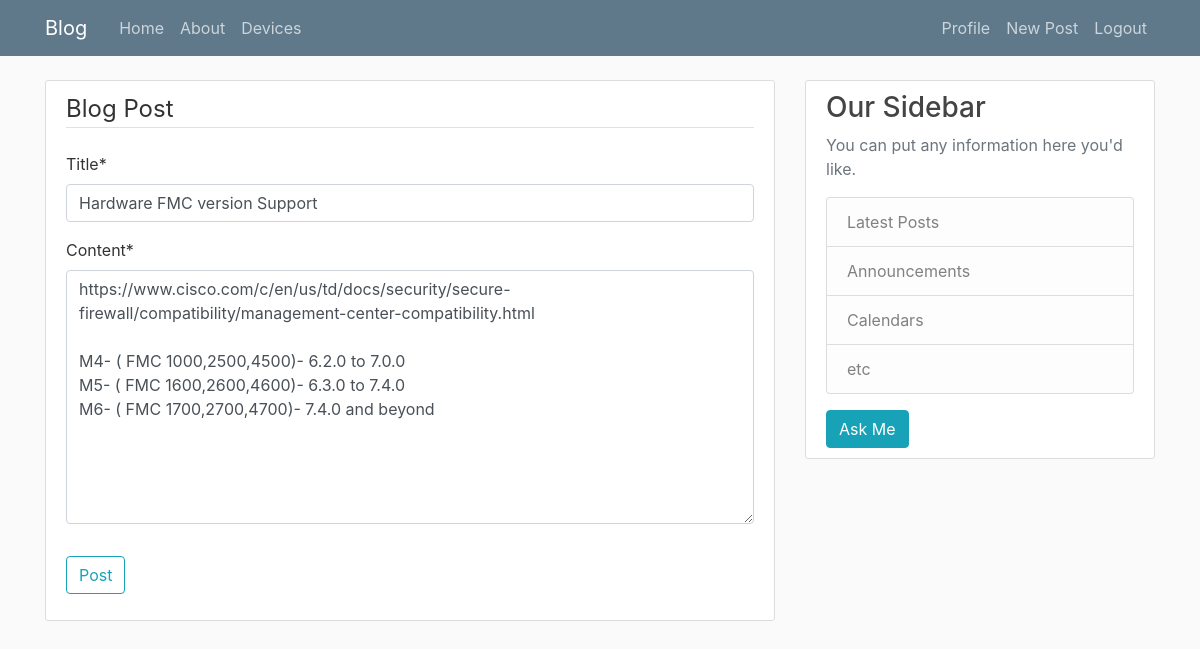
Screenshot of /post/15/update/ (signed in) with the database file from the repository.
### blog/models.py (models this page shows, shortened)
class Post(models.Model):
	title = models.CharField(max_length=100)
	content = models.TextField()
	date_posted = models.DateTimeField(default=timezone.now)
	author = models.ForeignKey(User, on_delete=models.CASCADE)

### blog/views.py (the view, shortened to what this page needs)
# urls.py: path('post/<int:pk>/update/', PostUpdateView.as_view(), name='post-update'),
class PostUpdateView(LoginRequiredMixin, UpdateView):
    model = Post
    fields = ['title', 'content']

### blog/templates/blog/post_form.html (shortened to what this page needs)
{% extends "blog/base.html" %}
{% load crispy_forms_tags %}
{% block content %}
    <div class="content-section">
        <form method="POST">
            <fieldset class="form-group">
                <legend class="border-bottom mb-4">Blog Post</legend>
                {{ form|crispy }}
            </fieldset>
            <div class="form-group">
                <button class="btn btn-outline-info" type="submit">Post</button>
            </div>
        </form>
    </div>
{% endblock content %}

### blog/static/blog/main.css (style rules this page uses)
body { background: #fafafa; color: #333333; margin-top: 5rem; }
.content-section { background: #ffffff; padding: 10px 20px; border: 1px solid #dddddd; border-radius: 3px; margin-bottom: 20px; }

### rows the page displays
Post: title "Hardware FMC version Support", content "https://www.cisco.com/c/en/us/td/docs/security/secure-firewall/compatibility/management-center-compatibility.html M4- ( FMC 1000,2500,4500)- 6.2.0 to 7.0.0 M5- ( FMC 1600,2600,4600)- 6.3.0 to 7.4.0 M6- ( FMC 1700,2700,4700)- 7.4.0 and beyond"
